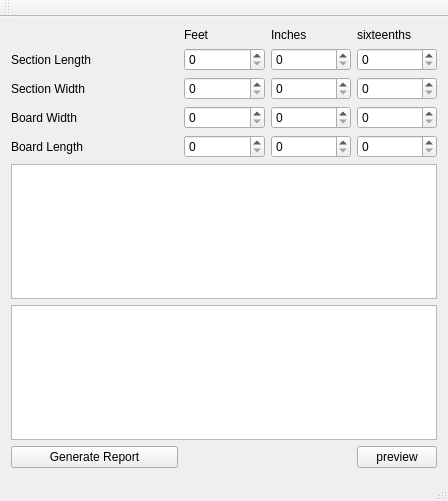
<?xml version="1.0" encoding="UTF-8"?>
<ui version="4.0">
 <class>MainWindow</class>
 <widget class="QMainWindow" name="MainWindow">
  <property name="geometry">
   <rect>
    <x>0</x>
    <y>0</y>
    <width>448</width>
    <height>501</height>
   </rect>
  </property>
  <property name="windowTitle">
   <string>Floor Matt</string>
  </property>
  <widget class="QWidget" name="centralWidget">
   <layout class="QGridLayout" name="gridLayout">
    <item row="7" column="0" colspan="2">
     <widget class="QPushButton" name="pushButton">
      <property name="text">
       <string>Generate Report</string>
      </property>
     </widget>
    </item>
    <item row="0" column="2">
     <widget class="QLabel" name="label_5">
      <property name="text">
       <string>Feet</string>
      </property>
     </widget>
    </item>
    <item row="0" column="3">
     <widget class="QLabel" name="label_6">
      <property name="text">
       <string>Inches</string>
      </property>
     </widget>
    </item>
    <item row="0" column="4">
     <widget class="QLabel" name="label_7">
      <property name="text">
       <string>sixteenths</string>
      </property>
     </widget>
    </item>
    <item row="2" column="0">
     <widget class="QLabel" name="label">
      <property name="text">
       <string>Section Width</string>
      </property>
     </widget>
    </item>
    <item row="1" column="0">
     <widget class="QLabel" name="label_2">
      <property name="text">
       <string>Section Length</string>
      </property>
     </widget>
    </item>
    <item row="1" column="3">
     <widget class="QSpinBox" name="SectLenInchesSpinBox"/>
    </item>
    <item row="1" column="4">
     <widget class="QSpinBox" name="SectLenSixteenthsSpinBox"/>
    </item>
    <item row="2" column="3">
     <widget class="QSpinBox" name="SectionWidthInchesSpinBox"/>
    </item>
    <item row="3" column="0">
     <widget class="QLabel" name="label_3">
      <property name="text">
       <string>Board Width</string>
      </property>
     </widget>
    </item>
    <item row="2" column="4">
     <widget class="QSpinBox" name="SectionWidthSixteenthstSpinBox"/>
    </item>
    <item row="3" column="4">
     <widget class="QSpinBox" name="BoardWidthSixteenthsSpinBox"/>
    </item>
    <item row="3" column="3">
     <widget class="QSpinBox" name="BoardWidthInchesSpinBox"/>
    </item>
    <item row="4" column="3">
     <widget class="QSpinBox" name="BoardLengthInchesSpinBox"/>
    </item>
    <item row="4" column="0">
     <widget class="QLabel" name="label_4">
      <property name="text">
       <string>Board Length</string>
      </property>
     </widget>
    </item>
    <item row="4" column="4">
     <widget class="QSpinBox" name="BoardLengthSixteenthsSpinBox"/>
    </item>
    <item row="3" column="2">
     <widget class="QSpinBox" name="BoardWidthFeetSpinBox"/>
    </item>
    <item row="2" column="2">
     <widget class="QSpinBox" name="SectionWidthFeetSpinBox"/>
    </item>
    <item row="5" column="0" colspan="5">
     <widget class="QTextBrowser" name="textBrowser"/>
    </item>
    <item row="1" column="2">
     <widget class="QSpinBox" name="SectLenFeetSpinBox"/>
    </item>
    <item row="4" column="2">
     <widget class="QSpinBox" name="BoardLengthFeetSpinBox"/>
    </item>
    <item row="6" column="0" colspan="5">
     <widget class="QTextBrowser" name="PreviewWindow"/>
    </item>
    <item row="7" column="4">
     <widget class="QPushButton" name="pushButton_2">
      <property name="text">
       <string>preview</string>
      </property>
     </widget>
    </item>
   </layout>
  </widget>
  <widget class="QMenuBar" name="menuBar">
   <property name="geometry">
    <rect>
     <x>0</x>
     <y>0</y>
     <width>448</width>
     <height>24</height>
    </rect>
   </property>
  </widget>
  <widget class="QToolBar" name="mainToolBar">
   <attribute name="toolBarArea">
    <enum>TopToolBarArea</enum>
   </attribute>
   <attribute name="toolBarBreak">
    <bool>false</bool>
   </attribute>
  </widget>
  <widget class="QStatusBar" name="statusBar"/>
 </widget>
 <layoutdefault spacing="6" margin="11"/>
 <resources/>
 <connections/>
</ui>
